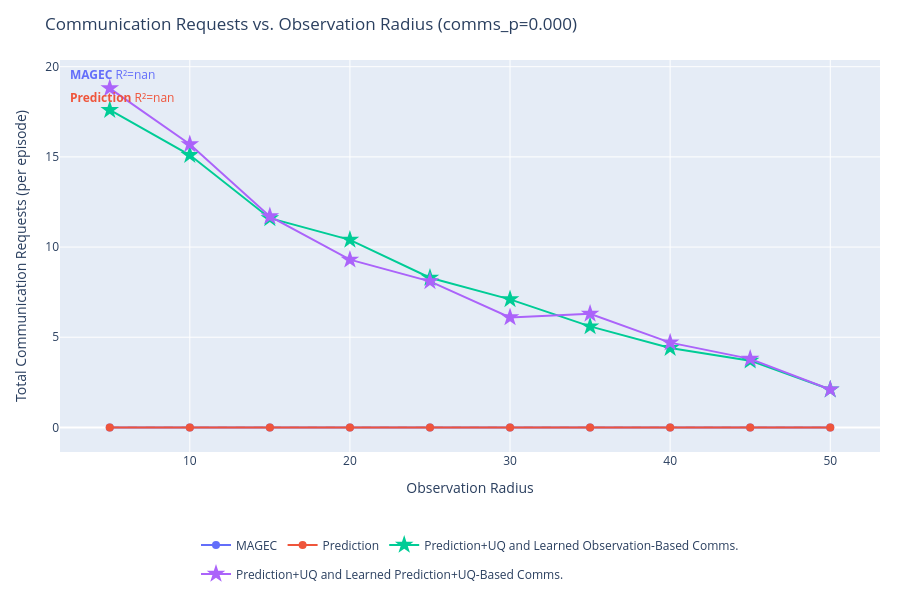
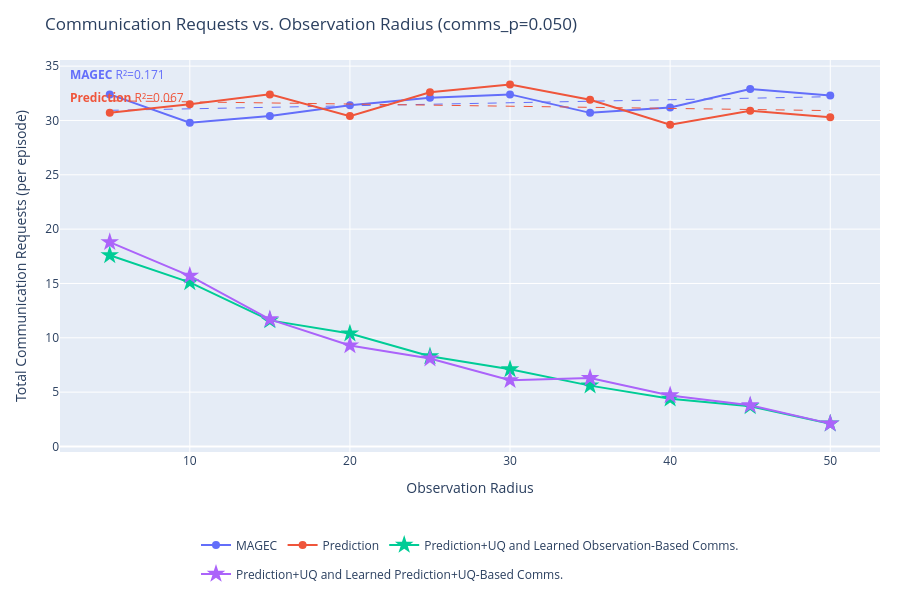
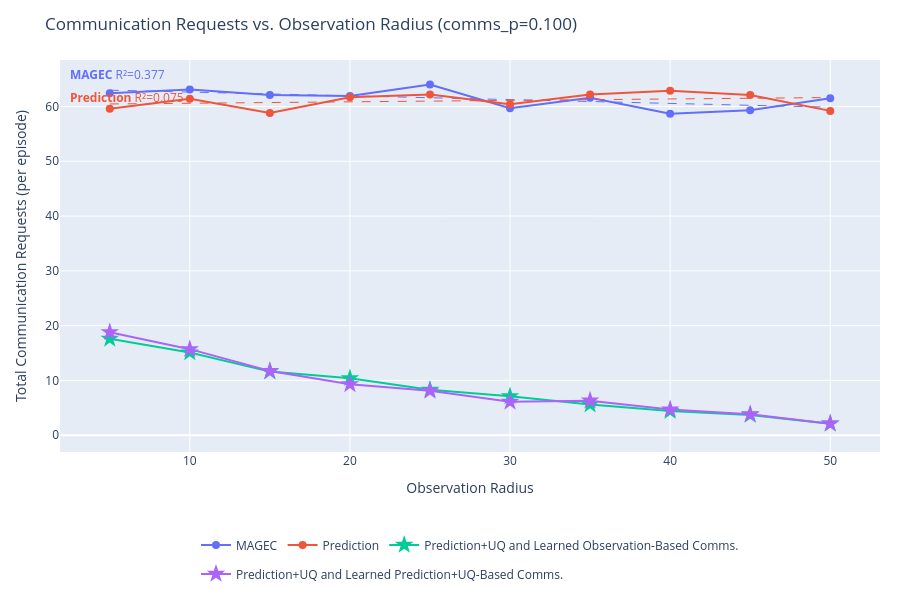

The notebook cell saved with these charts, in order:
### Code cell
for comms_p in comms_probabilities:
    fig2 = go.Figure()
    r2_annotations2 = []

    for series in output:
        if SERIES_TO_PLOT is not None and series not in SERIES_TO_PLOT:
            continue

        color = series_colors.get(series, '#888888')
        all_exps_s = list(output[series].keys())

        # Swept experiments for this comms_p: obs_radius_X_comms_Y
        swept = sorted(
            [e for e in all_exps_s if f"_comms_{comms_p:.3f}" in e],
            key=lambda e: float(e.split("obs_radius_")[1].split("_comms_")[0])
        )
        # Fixed (learned comms) experiments: obs_radius_X only (no comms component)
        fixed = sorted(
            [e for e in all_exps_s if not "_comms_" in e],
            key=lambda e: float(e.split("obs_radius_")[1])
        )

        if swept:
            xs = [float(e.split("obs_radius_")[1].split("_comms_")[0]) for e in swept]
            ys = [get_requests(output[series][e]) for e in swept]

            fig2.add_trace(go.Scatter(
                x=xs,
                y=ys,
                mode='lines+markers',
                name=series,
                line=dict(color=color),
                marker=dict(color=color, size=8),
                legendgroup=series,
                hovertemplate=[
                    f"{series}<br>obs_radius={r:.1f}<br>requests=%{{y:.1f}}<extra></extra>"
                    for r in xs
                ],
            ))

            # OLS trendline
            if len(xs) >= 2:
                x_trend2, y_trend2, r2_2 = fit_ols_trendline(xs, ys)
                fig2.add_trace(go.Scatter(
                    x=x_trend2,
                    y=y_trend2,
                    mode='lines',
                    name=f"{series} (fit)",
                    line=dict(color=color, dash='dash', width=1),
                    legendgroup=series,
                    showlegend=False,
                    hoverinfo='skip',
                ))
                r2_annotations2.append(
                    dict(
                        text=f"<b>{series}</b> R²={r2_2:.3f}",
                        xref='paper', yref='paper',
                        x=0.01,
                        y=0.99 - len(r2_annotations2) * 0.06,
                        xanchor='left', yanchor='top',
                        showarrow=False,
                        font=dict(color=color, size=12),
                    )
                )

        if fixed:
            xs_f = [float(e.split("obs_radius_")[1]) for e in fixed]
            ys_f = [get_requests(output[series][e]) for e in fixed]
            fig2.add_trace(go.Scatter(
                x=xs_f,
                y=ys_f,
                mode='lines+markers',
                name=series,
                line=dict(color=color),
                marker=dict(color=color, size=14, symbol='star'),
                legendgroup=series,
                showlegend=len(swept) == 0,
                hovertemplate=f"{series}<br>obs_radius=%{{x:.1f}}<br>requests=%{{y:.1f}}<extra></extra>",
            ))

    fig2.update_layout(
        title=f"Communication Requests vs. Observation Radius (comms_p={comms_p:.3f})",
        xaxis_title="Observation Radius",
        yaxis_title="Total Communication Requests (per episode)",
        height=600,
        hovermode='closest',
        autosize=True,
        margin=dict(l=60, r=20, t=60, b=120),
        legend=dict(orientation='h', yanchor='top', y=-0.2, xanchor='center', x=0.5),
        annotations=r2_annotations2,
    )
    fig2.show()

### Figure 1 — Plotly figure (JSON) as saved in the notebook; plotly's stock layout.template omitted (floating-point values rounded to 4 significant figures; data arrays with more than 128 entries replaced by an {"elided": "..."} marker saying what was removed)
{"data": [{"hovertemplate": ["MAGEC<br>obs_radius=5.0<br>requests=%{y:.1f}<extra></extra>", "MAGEC<br>obs_radius=10.0<br>requests=%{y:.1f}<extra></extra>", "MAGEC<br>obs_radius=15.0<br>requests=%{y:.1f}<extra></extra>", "MAGEC<br>obs_radius=20.0<br>requests=%{y:.1f}<extra></extra>", "MAGEC<br>obs_radius=25.0<br>requests=%{y:.1f}<extra></extra>", "MAGEC<br>obs_radius=30.0<br>requests=%{y:.1f}<extra></extra>", "MAGEC<br>obs_radius=35.0<br>requests=%{y:.1f}<extra></extra>", "MAGEC<br>obs_radius=40.0<br>requests=%{y:.1f}<extra></extra>", "MAGEC<br>obs_radius=45.0<br>requests=%{y:.1f}<extra></extra>", "MAGEC<br>obs_radius=50.0<br>requests=%{y:.1f}<extra></extra>"], "legendgroup": "MAGEC", "line": {"color": "#636EFA"}, "marker": {"color": "#636EFA", "size": 8}, "mode": "lines+markers", "name": "MAGEC", "type": "scatter", "x": [5, 10, 15, 20, 25, 30, 35, 40, 45, 50], "y": [0, 0, 0, 0, 0, 0, 0, 0, 0, 0]}, {"hoverinfo": "skip", "legendgroup": "MAGEC", "line": {"color": "#636EFA", "dash": "dash", "width": 1}, "mode": "lines", "name": "MAGEC (fit)", "showlegend": false, "type": "scatter", "x": {"elided": "200 float values"}, "y": {"elided": "200 float values"}}, {"hovertemplate": ["Prediction<br>obs_radius=5.0<br>requests=%{y:.1f}<extra></extra>", "Prediction<br>obs_radius=10.0<br>requests=%{y:.1f}<extra></extra>", "Prediction<br>obs_radius=15.0<br>requests=%{y:.1f}<extra></extra>", "Prediction<br>obs_radius=20.0<br>requests=%{y:.1f}<extra></extra>", "Prediction<br>obs_radius=25.0<br>requests=%{y:.1f}<extra></extra>", "Prediction<br>obs_radius=30.0<br>requests=%{y:.1f}<extra></extra>", "Prediction<br>obs_radius=35.0<br>requests=%{y:.1f}<extra></extra>", "Prediction<br>obs_radius=40.0<br>requests=%{y:.1f}<extra></extra>", "Prediction<br>obs_radius=45.0<br>requests=%{y:.1f}<extra></extra>", "Prediction<br>obs_radius=50.0<br>requests=%{y:.1f}<extra></extra>"], "legendgroup": "Prediction", "line": {"color": "#EF553B"}, "marker": {"color": "#EF553B", "size": 8}, "mode": "lines+markers", "name": "Prediction", "type": "scatter", "x": [5, 10, 15, 20, 25, 30, 35, 40, 45, 50], "y": [0, 0, 0, 0, 0, 0, 0, 0, 0, 0]}, {"hoverinfo": "skip", "legendgroup": "Prediction", "line": {"color": "#EF553B", "dash": "dash", "width": 1}, "mode": "lines", "name": "Prediction (fit)", "showlegend": false, "type": "scatter", "x": {"elided": "200 float values"}, "y": {"elided": "200 float values"}}, {"hovertemplate": "Prediction+UQ and Learned Observation-Based Comms.<br>obs_radius=%{x:.1f}<br>requests=%{y:.1f}<extra></extra>", "legendgroup": "Prediction+UQ and Learned Observation-Based Comms.", "line": {"color": "#00CC96"}, "marker": {"color": "#00CC96", "size": 14, "symbol": "star"}, "mode": "lines+markers", "name": "Prediction+UQ and Learned Observation-Based Comms.", "showlegend": true, "type": "scatter", "x": [5, 10, 15, 20, 25, 30, 35, 40, 45, 50], "y": [17.6, 15.1, 11.6, 10.4, 8.3, 7.1, 5.6, 4.4, 3.7, 2.1]}, {"hovertemplate": "Prediction+UQ and Learned Prediction+UQ-Based Comms.<br>obs_radius=%{x:.1f}<br>requests=%{y:.1f}<extra></extra>", "legendgroup": "Prediction+UQ and Learned Prediction+UQ-Based Comms.", "line": {"color": "#AB63FA"}, "marker": {"color": "#AB63FA", "size": 14, "symbol": "star"}, "mode": "lines+markers", "name": "Prediction+UQ and Learned Prediction+UQ-Based Comms.", "showlegend": true, "type": "scatter", "x": [5, 10, 15, 20, 25, 30, 35, 40, 45, 50], "y": [18.8, 15.7, 11.7, 9.3, 8.1, 6.1, 6.3, 4.7, 3.8, 2.1]}], "layout": {"annotations": [{"font": {"color": "#636EFA", "size": 12}, "showarrow": false, "text": "<b>MAGEC</b> R²=nan", "x": 0.01, "xanchor": "left", "xref": "paper", "y": 0.99, "yanchor": "top", "yref": "paper"}, {"font": {"color": "#EF553B", "size": 12}, "showarrow": false, "text": "<b>Prediction</b> R²=nan", "x": 0.01, "xanchor": "left", "xref": "paper", "y": 0.93, "yanchor": "top", "yref": "paper"}], "autosize": true, "height": 600, "hovermode": "closest", "legend": {"orientation": "h", "x": 0.5, "xanchor": "center", "y": -0.2, "yanchor": "top"}, "margin": {"b": 120, "l": 60, "r": 20, "t": 60}, "title": {"text": "Communication Requests vs. Observation Radius (comms_p=0.000)"}, "xaxis": {"title": {"text": "Observation Radius"}}, "yaxis": {"title": {"text": "Total Communication Requests (per episode)"}}}}

### Figure 2 — Plotly figure (JSON) as saved in the notebook; plotly's stock layout.template omitted (floating-point values rounded to 4 significant figures; data arrays with more than 128 entries replaced by an {"elided": "..."} marker saying what was removed)
{"data": [{"hovertemplate": ["MAGEC<br>obs_radius=5.0<br>requests=%{y:.1f}<extra></extra>", "MAGEC<br>obs_radius=10.0<br>requests=%{y:.1f}<extra></extra>", "MAGEC<br>obs_radius=15.0<br>requests=%{y:.1f}<extra></extra>", "MAGEC<br>obs_radius=20.0<br>requests=%{y:.1f}<extra></extra>", "MAGEC<br>obs_radius=25.0<br>requests=%{y:.1f}<extra></extra>", "MAGEC<br>obs_radius=30.0<br>requests=%{y:.1f}<extra></extra>", "MAGEC<br>obs_radius=35.0<br>requests=%{y:.1f}<extra></extra>", "MAGEC<br>obs_radius=40.0<br>requests=%{y:.1f}<extra></extra>", "MAGEC<br>obs_radius=45.0<br>requests=%{y:.1f}<extra></extra>", "MAGEC<br>obs_radius=50.0<br>requests=%{y:.1f}<extra></extra>"], "legendgroup": "MAGEC", "line": {"color": "#636EFA"}, "marker": {"color": "#636EFA", "size": 8}, "mode": "lines+markers", "name": "MAGEC", "type": "scatter", "x": [5, 10, 15, 20, 25, 30, 35, 40, 45, 50], "y": [32.4, 29.8, 30.4, 31.4, 32.1, 32.4, 30.7, 31.2, 32.9, 32.3]}, {"hoverinfo": "skip", "legendgroup": "MAGEC", "line": {"color": "#636EFA", "dash": "dash", "width": 1}, "mode": "lines", "name": "MAGEC (fit)", "showlegend": false, "type": "scatter", "x": {"elided": "200 float values"}, "y": {"elided": "200 float values"}}, {"hovertemplate": ["Prediction<br>obs_radius=5.0<br>requests=%{y:.1f}<extra></extra>", "Prediction<br>obs_radius=10.0<br>requests=%{y:.1f}<extra></extra>", "Prediction<br>obs_radius=15.0<br>requests=%{y:.1f}<extra></extra>", "Prediction<br>obs_radius=20.0<br>requests=%{y:.1f}<extra></extra>", "Prediction<br>obs_radius=25.0<br>requests=%{y:.1f}<extra></extra>", "Prediction<br>obs_radius=30.0<br>requests=%{y:.1f}<extra></extra>", "Prediction<br>obs_radius=35.0<br>requests=%{y:.1f}<extra></extra>", "Prediction<br>obs_radius=40.0<br>requests=%{y:.1f}<extra></extra>", "Prediction<br>obs_radius=45.0<br>requests=%{y:.1f}<extra></extra>", "Prediction<br>obs_radius=50.0<br>requests=%{y:.1f}<extra></extra>"], "legendgroup": "Prediction", "line": {"color": "#EF553B"}, "marker": {"color": "#EF553B", "size": 8}, "mode": "lines+markers", "name": "Prediction", "type": "scatter", "x": [5, 10, 15, 20, 25, 30, 35, 40, 45, 50], "y": [30.7, 31.5, 32.4, 30.4, 32.6, 33.3, 31.9, 29.6, 30.9, 30.3]}, {"hoverinfo": "skip", "legendgroup": "Prediction", "line": {"color": "#EF553B", "dash": "dash", "width": 1}, "mode": "lines", "name": "Prediction (fit)", "showlegend": false, "type": "scatter", "x": {"elided": "200 float values"}, "y": {"elided": "200 float values"}}, {"hovertemplate": "Prediction+UQ and Learned Observation-Based Comms.<br>obs_radius=%{x:.1f}<br>requests=%{y:.1f}<extra></extra>", "legendgroup": "Prediction+UQ and Learned Observation-Based Comms.", "line": {"color": "#00CC96"}, "marker": {"color": "#00CC96", "size": 14, "symbol": "star"}, "mode": "lines+markers", "name": "Prediction+UQ and Learned Observation-Based Comms.", "showlegend": true, "type": "scatter", "x": [5, 10, 15, 20, 25, 30, 35, 40, 45, 50], "y": [17.6, 15.1, 11.6, 10.4, 8.3, 7.1, 5.6, 4.4, 3.7, 2.1]}, {"hovertemplate": "Prediction+UQ and Learned Prediction+UQ-Based Comms.<br>obs_radius=%{x:.1f}<br>requests=%{y:.1f}<extra></extra>", "legendgroup": "Prediction+UQ and Learned Prediction+UQ-Based Comms.", "line": {"color": "#AB63FA"}, "marker": {"color": "#AB63FA", "size": 14, "symbol": "star"}, "mode": "lines+markers", "name": "Prediction+UQ and Learned Prediction+UQ-Based Comms.", "showlegend": true, "type": "scatter", "x": [5, 10, 15, 20, 25, 30, 35, 40, 45, 50], "y": [18.8, 15.7, 11.7, 9.3, 8.1, 6.1, 6.3, 4.7, 3.8, 2.1]}], "layout": {"annotations": [{"font": {"color": "#636EFA", "size": 12}, "showarrow": false, "text": "<b>MAGEC</b> R²=0.171", "x": 0.01, "xanchor": "left", "xref": "paper", "y": 0.99, "yanchor": "top", "yref": "paper"}, {"font": {"color": "#EF553B", "size": 12}, "showarrow": false, "text": "<b>Prediction</b> R²=0.067", "x": 0.01, "xanchor": "left", "xref": "paper", "y": 0.93, "yanchor": "top", "yref": "paper"}], "autosize": true, "height": 600, "hovermode": "closest", "legend": {"orientation": "h", "x": 0.5, "xanchor": "center", "y": -0.2, "yanchor": "top"}, "margin": {"b": 120, "l": 60, "r": 20, "t": 60}, "title": {"text": "Communication Requests vs. Observation Radius (comms_p=0.050)"}, "xaxis": {"title": {"text": "Observation Radius"}}, "yaxis": {"title": {"text": "Total Communication Requests (per episode)"}}}}

### Figure 3 — Plotly figure (JSON) as saved in the notebook; plotly's stock layout.template omitted (floating-point values rounded to 4 significant figures; data arrays with more than 128 entries replaced by an {"elided": "..."} marker saying what was removed)
{"data": [{"hovertemplate": ["MAGEC<br>obs_radius=5.0<br>requests=%{y:.1f}<extra></extra>", "MAGEC<br>obs_radius=10.0<br>requests=%{y:.1f}<extra></extra>", "MAGEC<br>obs_radius=15.0<br>requests=%{y:.1f}<extra></extra>", "MAGEC<br>obs_radius=20.0<br>requests=%{y:.1f}<extra></extra>", "MAGEC<br>obs_radius=25.0<br>requests=%{y:.1f}<extra></extra>", "MAGEC<br>obs_radius=30.0<br>requests=%{y:.1f}<extra></extra>", "MAGEC<br>obs_radius=35.0<br>requests=%{y:.1f}<extra></extra>", "MAGEC<br>obs_radius=40.0<br>requests=%{y:.1f}<extra></extra>", "MAGEC<br>obs_radius=45.0<br>requests=%{y:.1f}<extra></extra>", "MAGEC<br>obs_radius=50.0<br>requests=%{y:.1f}<extra></extra>"], "legendgroup": "MAGEC", "line": {"color": "#636EFA"}, "marker": {"color": "#636EFA", "size": 8}, "mode": "lines+markers", "name": "MAGEC", "type": "scatter", "x": [5, 10, 15, 20, 25, 30, 35, 40, 45, 50], "y": [62.4, 63.1, 62.1, 61.9, 64, 59.7, 61.6, 58.7, 59.3, 61.5]}, {"hoverinfo": "skip", "legendgroup": "MAGEC", "line": {"color": "#636EFA", "dash": "dash", "width": 1}, "mode": "lines", "name": "MAGEC (fit)", "showlegend": false, "type": "scatter", "x": {"elided": "200 float values"}, "y": {"elided": "200 float values"}}, {"hovertemplate": ["Prediction<br>obs_radius=5.0<br>requests=%{y:.1f}<extra></extra>", "Prediction<br>obs_radius=10.0<br>requests=%{y:.1f}<extra></extra>", "Prediction<br>obs_radius=15.0<br>requests=%{y:.1f}<extra></extra>", "Prediction<br>obs_radius=20.0<br>requests=%{y:.1f}<extra></extra>", "Prediction<br>obs_radius=25.0<br>requests=%{y:.1f}<extra></extra>", "Prediction<br>obs_radius=30.0<br>requests=%{y:.1f}<extra></extra>", "Prediction<br>obs_radius=35.0<br>requests=%{y:.1f}<extra></extra>", "Prediction<br>obs_radius=40.0<br>requests=%{y:.1f}<extra></extra>", "Prediction<br>obs_radius=45.0<br>requests=%{y:.1f}<extra></extra>", "Prediction<br>obs_radius=50.0<br>requests=%{y:.1f}<extra></extra>"], "legendgroup": "Prediction", "line": {"color": "#EF553B"}, "marker": {"color": "#EF553B", "size": 8}, "mode": "lines+markers", "name": "Prediction", "type": "scatter", "x": [5, 10, 15, 20, 25, 30, 35, 40, 45, 50], "y": [59.6, 61.4, 58.8, 61.7, 62.2, 60.4, 62.2, 62.9, 62.1, 59.2]}, {"hoverinfo": "skip", "legendgroup": "Prediction", "line": {"color": "#EF553B", "dash": "dash", "width": 1}, "mode": "lines", "name": "Prediction (fit)", "showlegend": false, "type": "scatter", "x": {"elided": "200 float values"}, "y": {"elided": "200 float values"}}, {"hovertemplate": "Prediction+UQ and Learned Observation-Based Comms.<br>obs_radius=%{x:.1f}<br>requests=%{y:.1f}<extra></extra>", "legendgroup": "Prediction+UQ and Learned Observation-Based Comms.", "line": {"color": "#00CC96"}, "marker": {"color": "#00CC96", "size": 14, "symbol": "star"}, "mode": "lines+markers", "name": "Prediction+UQ and Learned Observation-Based Comms.", "showlegend": true, "type": "scatter", "x": [5, 10, 15, 20, 25, 30, 35, 40, 45, 50], "y": [17.6, 15.1, 11.6, 10.4, 8.3, 7.1, 5.6, 4.4, 3.7, 2.1]}, {"hovertemplate": "Prediction+UQ and Learned Prediction+UQ-Based Comms.<br>obs_radius=%{x:.1f}<br>requests=%{y:.1f}<extra></extra>", "legendgroup": "Prediction+UQ and Learned Prediction+UQ-Based Comms.", "line": {"color": "#AB63FA"}, "marker": {"color": "#AB63FA", "size": 14, "symbol": "star"}, "mode": "lines+markers", "name": "Prediction+UQ and Learned Prediction+UQ-Based Comms.", "showlegend": true, "type": "scatter", "x": [5, 10, 15, 20, 25, 30, 35, 40, 45, 50], "y": [18.8, 15.7, 11.7, 9.3, 8.1, 6.1, 6.3, 4.7, 3.8, 2.1]}], "layout": {"annotations": [{"font": {"color": "#636EFA", "size": 12}, "showarrow": false, "text": "<b>MAGEC</b> R²=0.377", "x": 0.01, "xanchor": "left", "xref": "paper", "y": 0.99, "yanchor": "top", "yref": "paper"}, {"font": {"color": "#EF553B", "size": 12}, "showarrow": false, "text": "<b>Prediction</b> R²=0.075", "x": 0.01, "xanchor": "left", "xref": "paper", "y": 0.93, "yanchor": "top", "yref": "paper"}], "autosize": true, "height": 600, "hovermode": "closest", "legend": {"orientation": "h", "x": 0.5, "xanchor": "center", "y": -0.2, "yanchor": "top"}, "margin": {"b": 120, "l": 60, "r": 20, "t": 60}, "title": {"text": "Communication Requests vs. Observation Radius (comms_p=0.100)"}, "xaxis": {"title": {"text": "Observation Radius"}}, "yaxis": {"title": {"text": "Total Communication Requests (per episode)"}}}}
